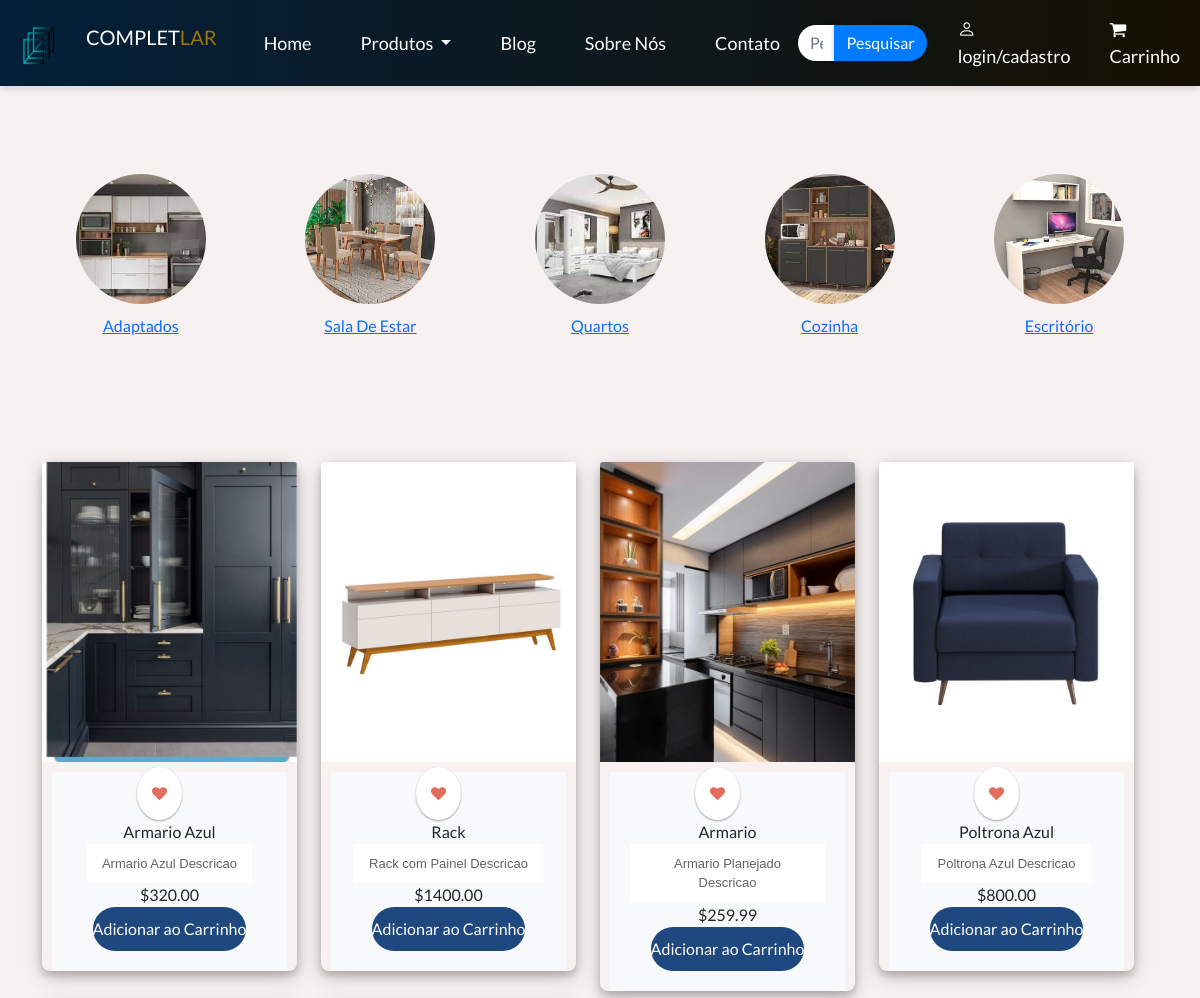
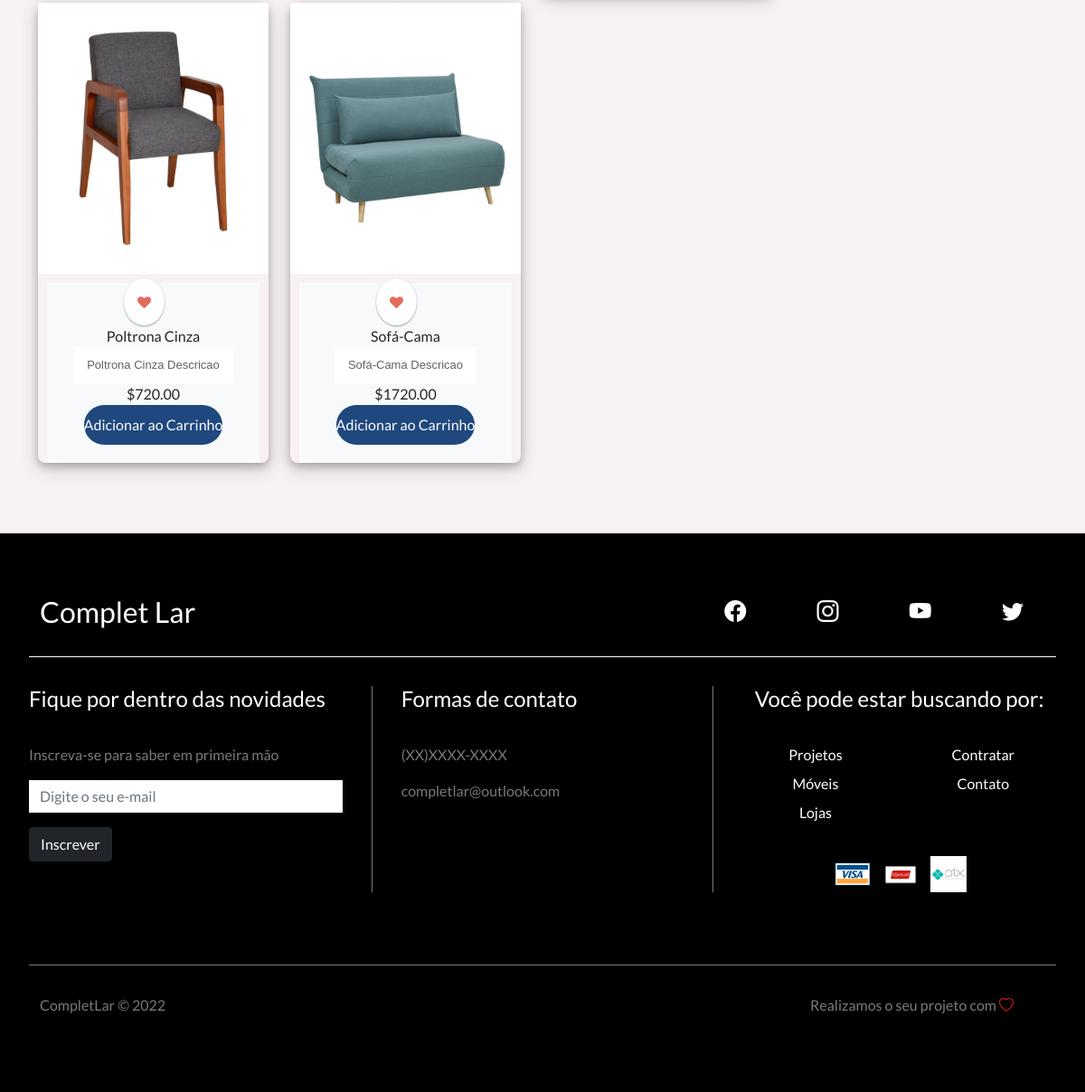
Page /produtosSE.php on the committed database (2 pictures, top to bottom).
### tables this page shows
CREATE TABLE `categoriasaladeestar` (
  `IdSaladeEstar` int(11) NOT NULL,
  `nome` varchar(255) NOT NULL,
  `caminho_imagem` varchar(255) NOT NULL,
  `descricao_imagem` varchar(70) NOT NULL,
  `preco` varchar(70) NOT NULL
);

### produtosSE.php (the view, shortened to what this page needs)
<!DOCTYPE html>
<html lang="pt-br">
<head>
    <link
      href="https://cdn.jsdelivr.net/npm/bootstrap@5.0.2/dist/css/bootstrap.min.css"
      rel="stylesheet"
    />
    <link
      rel="stylesheet"
      href="https://cdn.jsdelivr.net/npm/bootstrap-icons@1.5.0/font/bootstrap-icons.css"
    />
    <link rel="stylesheet" href="assets/CSS/categoria.css" />
    <link rel="stylesheet"  type="text/css"  href="assets/CSS/mainProduto.css"/>
  </head>
<body>
<link rel="stylesheet" href="https://cdnjs.cloudflare.com/ajax/libs/font-awesome/4.7.0/css/font-awesome.min.css">
<?php include 'includes/header.php'; ?>
<br><br><br>
<div class="container text-center mx-auto p-2">
    <div class="row">
        <div class="col-md-2 d-flex flex-column align-items-center mx-auto p-2">
            <a href="produtos.php">
                <img src="assets/Imagens/Produtos/adaptados.jpg" class="img-fluid rounded-circle img-zoom" alt="Imagem 1">
                <p>Adaptados</p>
            </a>
        </div>
        <div class="col-md-2 d-flex flex-column align-items-center mx-auto p-2">
            <a href="produtosSE.php">
                <img src="assets/Imagens/Produtos/saladestarr.jpg" class="img-fluid rounded-circle img-zoom" alt="Imagem 1">
                <p>Sala De Estar</p>
            </a>
        </div>
        <div class="col-md-2 d-flex flex-column align-items-center mx-auto p-2">
            <a href="produtosQ.php">
                <img src="assets/Imagens/Produtos/quartos.jpg" class="img-fluid rounded-circle img-zoom" alt="Imagem 1">
                <p>Quartos</p>
            </a>
        </div>
        <div class="col-md-2 d-flex flex-column align-items-center mx-auto p-2">
            <a href="produtosC.php">
                <img src="assets/Imagens/Produtos/cozinhaa.jpg" class="img-fluid rounded-circle img-zoom" alt="Imagem 1">
                <p>Cozinha</p>
            </a>
        </div>
        <div class="col-md-2 d-flex flex-column align-items-center mx-auto p-2">
            <a href="produtosE.php">
                <img src="assets/Imagens/Produtos/escrito.jpg" class="img-fluid rounded-circle img-zoom" alt="Imagem 1">
                <p>Escritório</p>
            </a>
        </div>
    </div>
</div><br>
<div class="container mt-5">
    <div class="row">
        <?php
        $conn = new Conectar();
        $itensPorPagina = 6;
        $paginaAtual = isset($_GET['pagina']) ? (int)$_GET['pagina'] : 1;
        $offset = ($paginaAtual - 1) * $itensPorPagina;
        $sql = "SELECT * FROM categoriasaladeestar LIMIT $itensPorPagina OFFSET $offset";
        $stmt = $conn->prepare($sql);
        $stmt->execute();
        $result = $stmt->fetchAll(PDO::FETCH_ASSOC);
        if ($result) {
            echo '<div class="row">';
            foreach ($result as $row) {
                echo '<div class="col-md-3">';
                echo '<div class="card-sl">';
                echo '<img src="' . $row['caminho_imagem'] . '" class="card-img-top custom-image-size img-fluid" alt="' . $row['nome'] . '" style="width: 100vh; height:300px;">';
                echo '<div class="card-body d-flex flex-column align-items-center" style="text-align: center; padding: 20px;margin:10px; background-color: #f8f9fa;">';
                echo  '<a class="card-action" href="#"><i class="fa fa-heart"></i></a>';
                echo '<div class="heading">' . $row['nome'] . '</div>';
                echo '<div class="card-text">' . $row['descricao_imagem'] . '</div>';
                echo '<div class="card-price">$' . $row['preco'] . '</div>';
                echo '<form method="post" action="adiciona_ao_carrinho.php">';
                echo '<button class="card-button" type="submit" name="add_to_cart" >Adicionar ao Carrinho</button>';
                echo '</form>';
                echo '</div>';
                echo '</div>';
                echo '</div>';
            }
            echo '</div>';
        } else {
            echo '<p class="text-center mt-5">Nenhum produto encontrado.</p>';
        }
        ?>
        </div>
</div>
    <br><br>
  <?php include 'includes/footer.php'; ?>
</body>
</html>

### assets/CSS/categoria.css (style rules this page uses)
.col-md-2 img { width: 130px; height: 130px; margin-bottom: 10px; border-radius: 50%; }
.img-zoom { transition: transform 0.3s ease; }
.card-text { font-family: 'Verdana', sans-serif; font-size: 16px; color: #666; }
.container { max-width: 900px; margin: 0 auto; padding: 20px; }

### assets/CSS/mainProduto.css (style rules this page uses)
body { font-family: Varela Round; background: #f1f1f1; }
a { text-decoration: none; }
.card-sl { border-radius: 8px; box-shadow: 0 4px 8px 0 rgba(0, 0, 0, 0.2), 0 6px 20px 0 rgba(0, 0, 0, 0.19); }
.card-action { position: relative; float: right; margin-top: -25px; margin-right: 20px; z-index: 2; color: #E26D5C; background: #fff; border-radius: 100%; padding: 15px; font-size: 15px; box-shadow: 0 1px 2px 0 rgba(0, 0, 0, 0.2), 0 1px 2px 0 rgba(0, 0, 0, 0.19); }
.card-text { padding: 10px 15px; background: #fff; font-size: 13px; color: #636262; }
.card-button { display: flex; justify-content: center; padding: 10px 0; width: 100%; background-color: #1F487E; color: #fff; border-radius: 30px; border: none; }

### assets/CSS/header.css (style rules this page uses)
body, html { background-color: #f7f1f1; margin: 0; padding: 0; height: 100%; width: 100%; }
* { font-family: 'Lato', sans-serif; }
body, html { background-color: #f7f1f1; margin: 0; padding: 0; height: 100%; width: 100%; overflow-x: hidden; overflow-y: auto; }

### rows in the picture
categoriasaladeestar: caminho_imagem+nome (picture), nome "Armario Azul", descricao_imagem "Armario Azul Descricao", preco "320.00"
categoriasaladeestar: caminho_imagem+nome (picture), nome "Rack", descricao_imagem "Rack com Painel Descricao", preco "1400.00"
categoriasaladeestar: caminho_imagem+nome (picture), nome "Armario", descricao_imagem "Armario Planejado Descricao", preco "259.99"
categoriasaladeestar: caminho_imagem (picture), nome "Poltrona Azul", descricao_imagem "Poltrona Azul Descricao", preco "800.00"
categoriasaladeestar: caminho_imagem (picture), nome "Poltrona Cinza", descricao_imagem "Poltrona Cinza Descricao", preco "720.00"
categoriasaladeestar: caminho_imagem (picture), nome "Sofá-Cama", descricao_imagem "Sofá-Cama Descricao", preco "1720.00"
